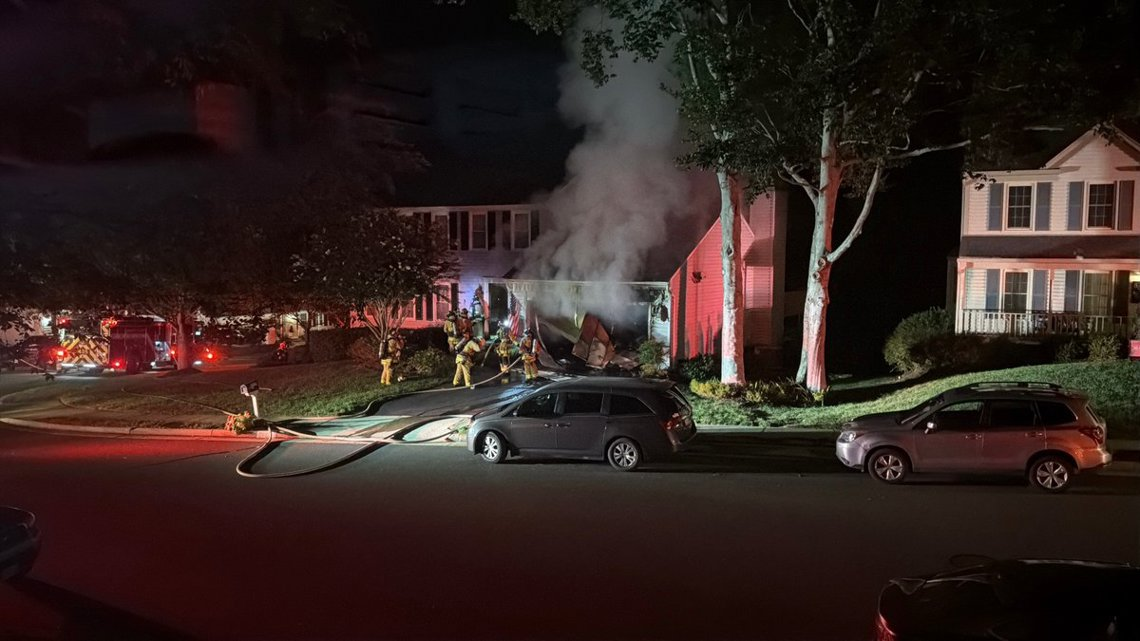
#> input picture input.jpg, 1140 x 641 px
$ python -i background_subtraction.py   (imports and definitions only)
#> lines starting #> are read from the running program, lines starting #| are printed output that depends on the picture; after the words box and inside, x2 and y2 are one past the last pixel; in counts of white or black regions, pixels touching at a corner belong together
#> further down, picture is the input picture: shape (641, 1140, 3); mean B, G, R 31.3, 34.9, 49.7
"""
Background subtraction, following Section II.1 of the reference paper
("Background Subtraction Using Frame Differencing"):

    P[f(t)] = P[I(t)] - P[B]                                   (Eq. 1)
    | P[f(t+1)] - P[f(t)] | > Threshold                        (Eq. 2)

Two entry points are provided:

1. `VideoFrameDifferencer` — the paper's literal method, for a sequence of
   VIDEO frames (needs a genuine background frame + moving foreground).

2. `single_image_candidate_regions` — the D-Fire dataset used for this
   project is made of INDIVIDUAL still images (no paired background frame
   exists for most of them), so true frame-differencing background
   subtraction cannot be applied image-by-image. Section 2.1 of the paper
   ("Features of smoke") is used instead as the basis for a still-image
   candidate-region proposal step that plays the same structural role as
   background subtraction: it produces a foreground/candidate mask of
   "moving-region-like" blobs to hand to the FCM clustering stage. This is
   documented in the project README.
"""
from __future__ import annotations
import cv2
import numpy as np


class VideoFrameDifferencer:
    """Implements Eq. 1 & 2 of the paper for real video sequences."""

    def __init__(self, threshold: int = 5):
        self.threshold = threshold
        self.background: np.ndarray | None = None

    def set_background(self, frame_gray: np.ndarray) -> None:
        self.background = frame_gray.astype(np.float32)

    def apply(self, frame_gray: np.ndarray) -> np.ndarray:
        """Return a binary foreground mask for one frame (Eq. 1 + threshold in Eq. 2)."""
        if self.background is None:
            self.set_background(frame_gray)
            return np.zeros_like(frame_gray, dtype=np.uint8)

        diff = cv2.absdiff(frame_gray.astype(np.float32), self.background)  # Eq. 1
        mask = (diff > self.threshold).astype(np.uint8) * 255              # Eq. 2
        # slowly adapt background so slow-moving smoke is still eventually captured
        self.background = 0.98 * self.background + 0.02 * frame_gray.astype(np.float32)
        return mask


def single_image_candidate_regions(bgr: np.ndarray,
                                    canny_lo: int = 40,
                                    canny_hi: int = 120,
                                    min_area: int = 600):
    """
    Produce a candidate foreground/smoke-region mask for a SINGLE still image,
    using the smoke colour/texture description in Section 2.1 of the paper:

      - "colour of smoke ranges from bluish-white to white and from
         greyish-black to black" -> low colour saturation, and value NOT at
         the extreme brightness of open sky glare nor the extreme dark of
         shadow (both common false-positive sources).
      - "surface and boundary of the smoke regions are usually rough and
         coarse" -> low-to-moderate edge density relative to sharp, hard
         edges of normal scene objects (cars, road markings, buildings).

    Returns
    -------
    mask : uint8 binary mask, candidate regions = 255
    boxes : list of (x, y, w, h) bounding boxes of connected components
            with area >= min_area
    labeled_mask : int32 array, same size as image, each kept blob carries
                   its connected-component label id (0 = background)
    label_ids : list of label ids, same order/length as `boxes`, so
                boxes[k] corresponds to labeled_mask == label_ids[k]
    """
#> called with canny_lo = 40, canny_hi = 120, min_area = 600
    hsv = cv2.cvtColor(bgr, cv2.COLOR_BGR2HSV)
#> hsv: shape (641, 1140, 3); mean H, S, V 55.1, 127.6, 50.7
    h, s, v = cv2.split(hsv)
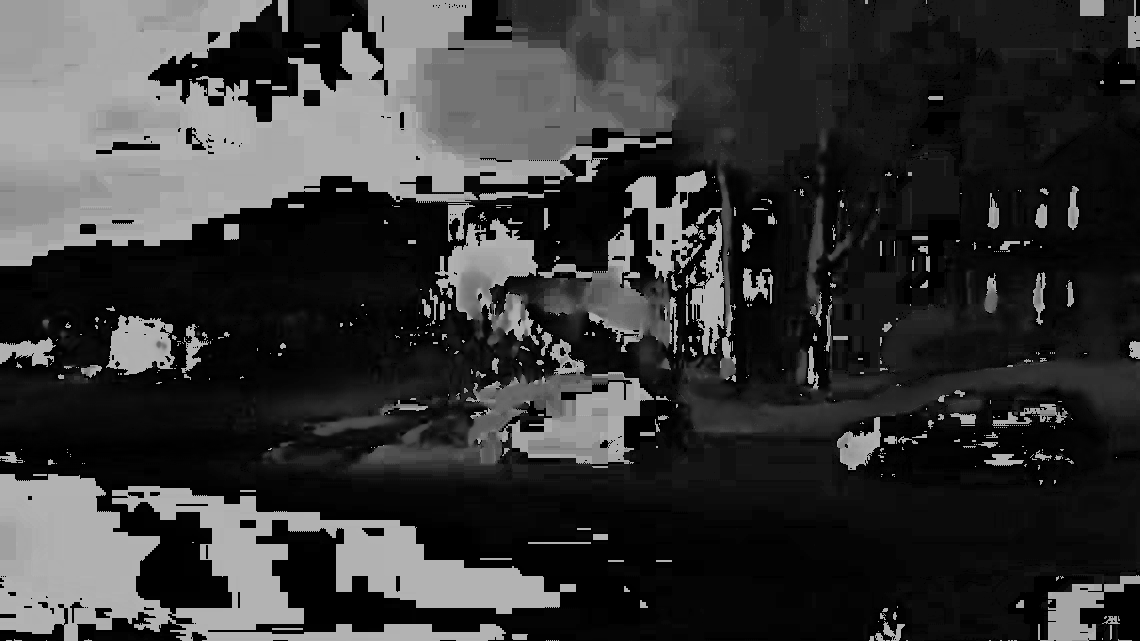
#> h: shape (641, 1140); min 0, max 179, mean 55.1
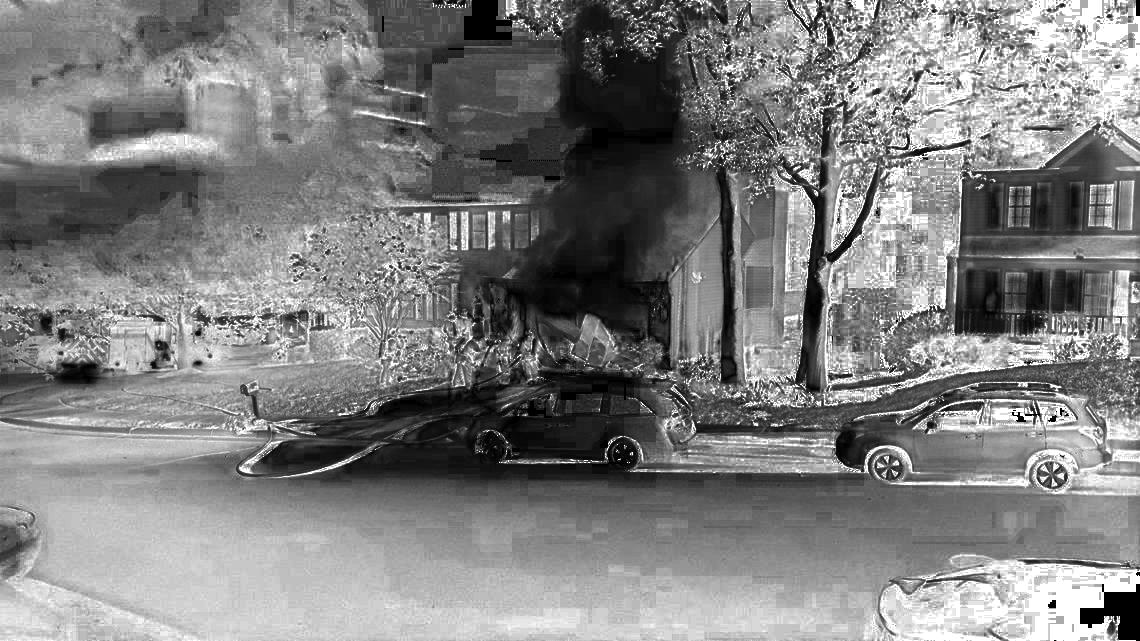
#> s: shape (641, 1140); min 0, max 255, mean 127.6

    # 1) low-saturation, greyish/whitish colour condition (smoke colour cue).
    #    Tighter than a naive threshold: excludes near-pure-white sky glare
    #    (v > 235) and very dark shadow (v < 90), both of which share
    #    smoke's low-saturation signature and cause false positives.
    color_mask = ((s < 50) & (v > 90) & (v < 235)).astype(np.uint8) * 255
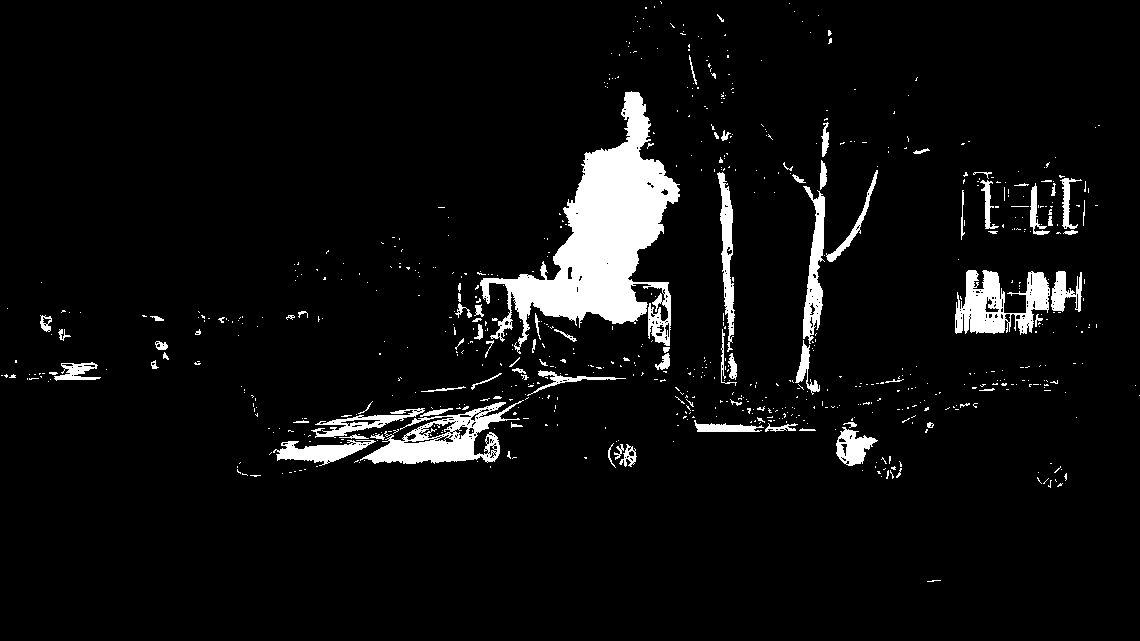
#> color_mask: shape (641, 1140); 5.8% white; 736 white regions (651 under 20 px), largest, box (x1, y1, x2, y2) and area: (480, 91, 680, 354) 18797, (360, 400, 524, 464) 3975, (955, 270, 1050, 335) 3440

    # 2) edges: smoke has soft, diffuse boundaries -> low Canny edge density
    gray = cv2.cvtColor(bgr, cv2.COLOR_BGR2GRAY)
    edges = cv2.Canny(gray, canny_lo, canny_hi)
#> edges: shape (641, 1140); 9.6% white in thin lines or dots
    edge_density = cv2.blur(edges.astype(np.float32) / 255.0, (15, 15))
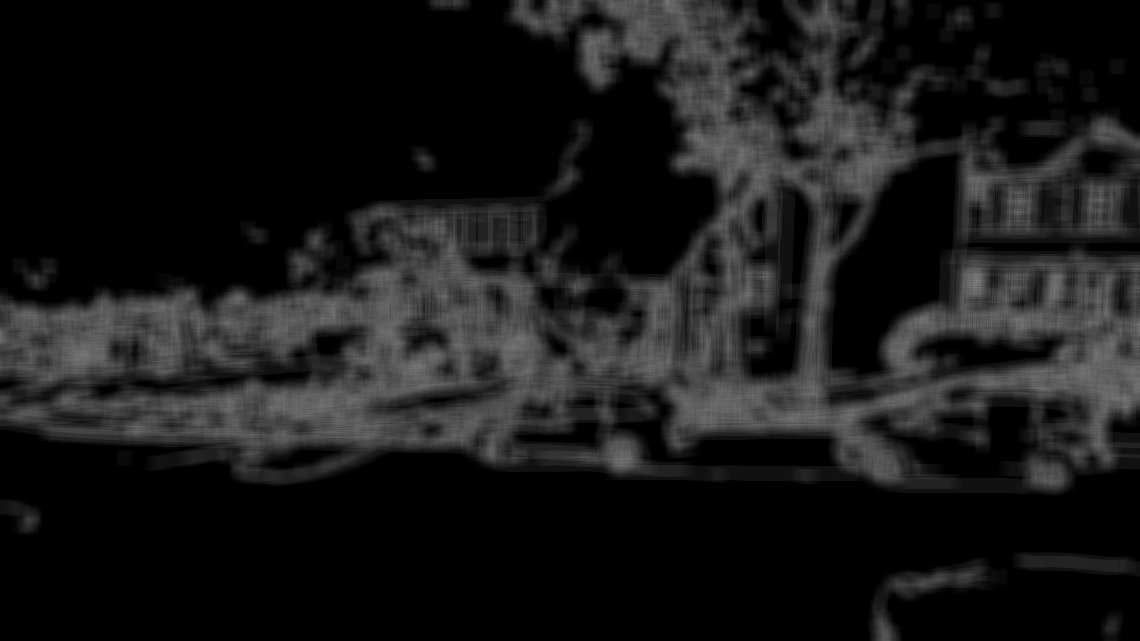
#> edge_density: shape (641, 1140) float32; min 0, max 0.507, mean 0.0961
    soft_edge_mask = (edge_density < 0.12).astype(np.uint8) * 255
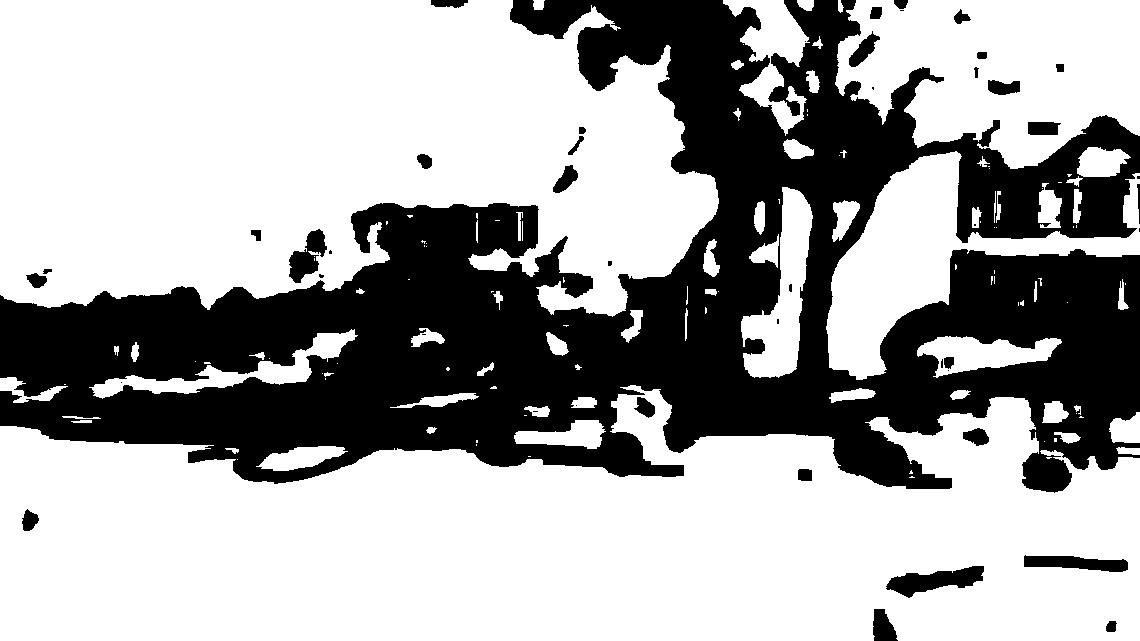
#> soft_edge_mask: shape (641, 1140); 65.7% white; 46 black regions (16 under 20 px), largest, box (x1, y1, x2, y2) and area: (0, 0, 1140, 493) 242060, (886, 566, 984, 598) 1602, (1024, 555, 1128, 572) 1162

    # 3) combine colour + soft-edge cues to approximate a "foreground-like"
    #    candidate region, analogous to the thresholded difference image
    #    P[f(t)] in Eq. 1/2 of the paper.
    combined = cv2.bitwise_and(color_mask, soft_edge_mask)
#> combined: shape (641, 1140); 2.3% white; 61 white regions (54 under 20 px), largest, box (x1, y1, x2, y2) and area: (536, 91, 680, 317) 14139, (360, 448, 478, 464) 1239, (276, 446, 348, 463) 749

    # clean up: remove tiny speckle, close small gaps (paper: "rough and coarse"
    # boundaries -> a mild morphological close helps merge diffuse smoke blobs)
    kernel = cv2.getStructuringElement(cv2.MORPH_ELLIPSE, (9, 9))
    combined = cv2.morphologyEx(combined, cv2.MORPH_OPEN, kernel)
#> combined: shape (641, 1140); 2.1% white; 3 white regions, box (x1, y1, x2, y2) and area: (538, 91, 679, 316) 13740, (371, 449, 470, 464) 1139, (288, 446, 343, 462) 637
    combined = cv2.morphologyEx(combined, cv2.MORPH_CLOSE, kernel)
#> combined: shape (641, 1140); 2.1% white; 3 white regions, box (x1, y1, x2, y2) and area: (538, 91, 679, 316) 13895, (371, 449, 470, 464) 1143, (288, 446, 343, 462) 638

    num, labels, stats, _ = cv2.connectedComponentsWithStats(combined, connectivity=8)
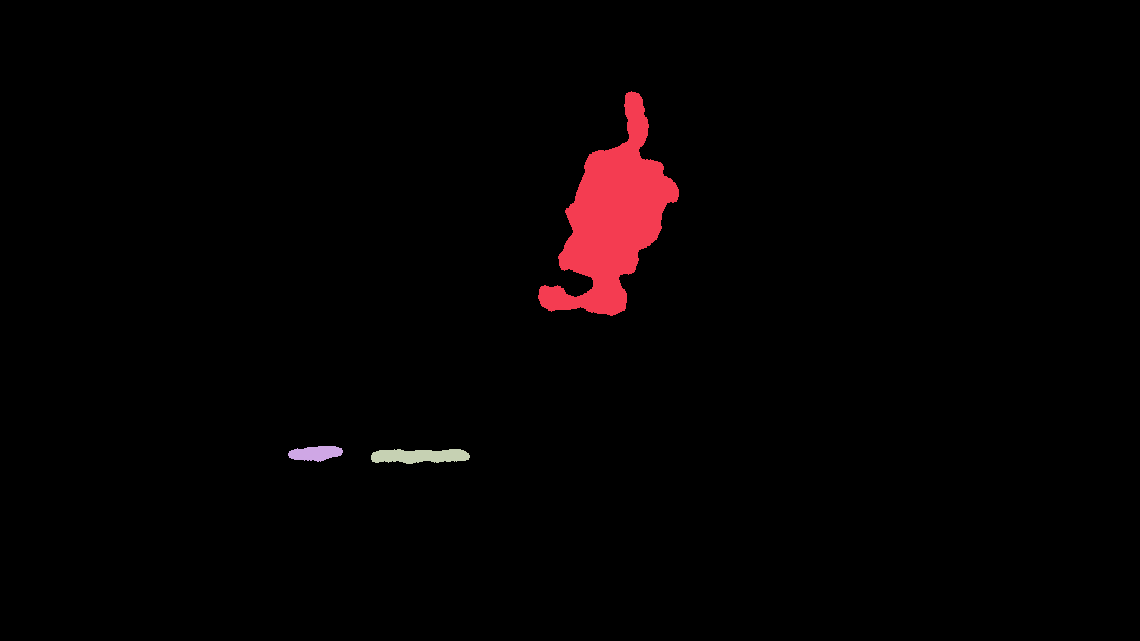
#> labels: shape (641, 1140) int32; 4 distinct labels, from 0 to 3; one colour per label, 0 black
#> num = 4; stats = [[0, 0, 1140, 641, 715064], [538, 91, 141, 225, 13895], [288, 446, 55, 16, 638], [371, 449, 99, 15, 1143]]
    boxes = []
    label_ids = []
    clean_mask = np.zeros_like(combined)
    kept_labels = np.zeros_like(labels)
    for i in range(1, num):  # skip background label 0
        area = stats[i, cv2.CC_STAT_AREA]
        if area >= min_area:
            x, y, w, hh = stats[i, cv2.CC_STAT_LEFT], stats[i, cv2.CC_STAT_TOP], \
                           stats[i, cv2.CC_STAT_WIDTH], stats[i, cv2.CC_STAT_HEIGHT]
            boxes.append((x, y, w, hh))
            label_ids.append(i)
            clean_mask[labels == i] = 255
            kept_labels[labels == i] = i
#> this loop made 3 passes
#> (area, x, y, w, hh) on passes 1 to 3: (13895, 538, 91, 141, 225), (638, 288, 446, 55, 16), (1143, 371, 449, 99, 15)
#> after the loop, boxes = [(538, 91, 141, 225), (288, 446, 55, 16), (371, 449, 99, 15)]; label_ids = [1, 2, 3]

    return clean_mask, boxes, kept_labels, label_ids

>>> import cv2
>>> picture = cv2.imread('../input.jpg')
>>> result = single_image_candidate_regions(picture)
